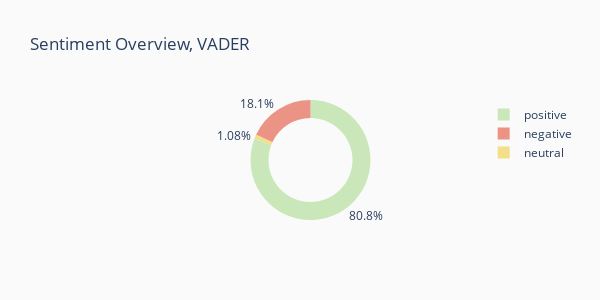

The notebook cell saved with this chart:
### Code cell
fig = px.pie(df, names='sentiment', 
             height=300, width=600, 
             hole=0.7, 
             title='Sentiment Overview, VADER',
             color_discrete_sequence=['#CAE7B9', '#EB9486', '#F3DE8A'])
fig.update_layout(plot_bgcolor='#fafafa', paper_bgcolor='#fafafa')
fig.show()

### Figure 1 — Plotly figure (JSON) as saved in the notebook; plotly's stock layout.template omitted (floating-point values rounded to 4 significant figures; data arrays with more than 128 entries replaced by an {"elided": "..."} marker saying what was removed)
{"data": [{"domain": {"x": [0, 1], "y": [0, 1]}, "hole": 0.7, "hovertemplate": "sentiment=%{label}<extra></extra>", "labels": {"elided": "2316 str values"}, "legendgroup": "", "name": "", "showlegend": true, "type": "pie"}], "layout": {"height": 300, "legend": {"tracegroupgap": 0}, "paper_bgcolor": "#fafafa", "piecolorway": ["#CAE7B9", "#EB9486", "#F3DE8A"], "plot_bgcolor": "#fafafa", "title": {"text": "Sentiment Overview, VADER"}, "width": 600}}
